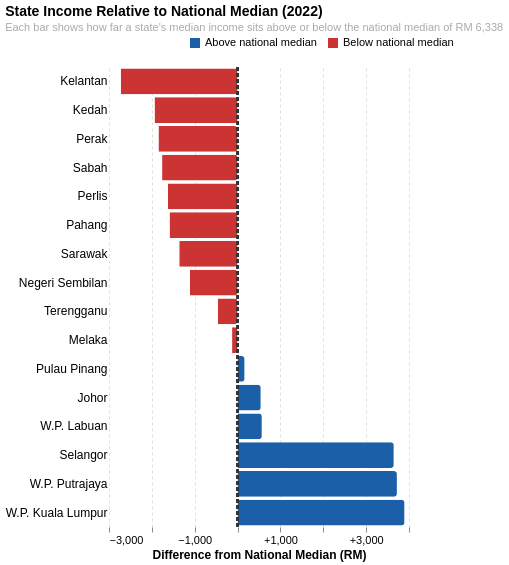

Vega-Lite specification for this chart:
### Vega-Lite specification from a JSON file in a GitHub repository (floating-point values rounded to 4 significant figures)
{"$schema": "https://vega.github.io/schema/vega-lite/v5.json", "title": {"text": "State Income Relative to National Median (2022)", "subtitle": "Each bar shows how far a state's median income sits above or below the national median of RM 6,338", "fontSize": 14, "subtitleFontSize": 11, "subtitleColor": "#aaaaaa", "anchor": "start"}, "width": "container", "height": 460, "data": {"values": [{"state": "Kelantan", "diff": -2724, "side": "Below national median"}, {"state": "Kedah", "diff": -1936, "side": "Below national median"}, {"state": "Perak", "diff": -1844, "side": "Below national median"}, {"state": "Sabah", "diff": -1761, "side": "Below national median"}, {"state": "Perlis", "diff": -1625, "side": "Below national median"}, {"state": "Pahang", "diff": -1585, "side": "Below national median"}, {"state": "Sarawak", "diff": -1360, "side": "Below national median"}, {"state": "Negeri Sembilan", "diff": -1112, "side": "Below national median"}, {"state": "Terengganu", "diff": -460, "side": "Below national median"}, {"state": "Melaka", "diff": -128, "side": "Below national median"}, {"state": "Pulau Pinang", "diff": 164, "side": "Above national median"}, {"state": "Johor", "diff": 541, "side": "Above national median"}, {"state": "W.P. Labuan", "diff": 566, "side": "Above national median"}, {"state": "Selangor", "diff": 3645, "side": "Above national median"}, {"state": "W.P. Putrajaya", "diff": 3718, "side": "Above national median"}, {"state": "W.P. Kuala Lumpur", "diff": 3896, "side": "Above national median"}]}, "layer": [{"mark": {"type": "bar", "cornerRadiusEnd": 3}, "params": [{"name": "hover", "select": {"type": "point", "on": "mouseover", "clear": "mouseout"}}], "encoding": {"y": {"field": "state", "type": "nominal", "sort": {"field": "diff", "order": "ascending"}, "title": null, "axis": {"labelFontSize": 12, "domain": false, "ticks": false, "grid": false, "labelLimit": 160}}, "x": {"field": "diff", "type": "quantitative", "title": "Difference from National Median (RM)", "axis": {"format": "+,.0f", "labelFontSize": 11, "titleFontSize": 12, "gridColor": "#e0e0d8", "gridDash": [3, 3], "domain": false, "tickCount": 7}}, "color": {"field": "side", "type": "nominal", "scale": {"domain": ["Above national median", "Below national median"], "range": ["#1a5fa8", "#cc3333"]}, "legend": {"title": null, "orient": "none", "legendX": 80, "legendY": -30, "labelFontSize": 11, "symbolSize": 100, "direction": "horizontal"}}, "opacity": {"condition": {"param": "hover", "value": 1}, "value": 0.8}, "tooltip": [{"field": "state", "type": "nominal", "title": "State"}, {"field": "diff", "type": "quantitative", "title": "vs National Median (RM)", "format": "+,.0f"}, {"field": "side", "type": "nominal", "title": "Status"}]}}, {"mark": {"type": "rule", "color": "#333333", "strokeWidth": 1.5, "strokeDash": [4, 2]}, "encoding": {"x": {"datum": 0}}}], "config": {"view": {"stroke": null}, "background": "#ffffff"}}
